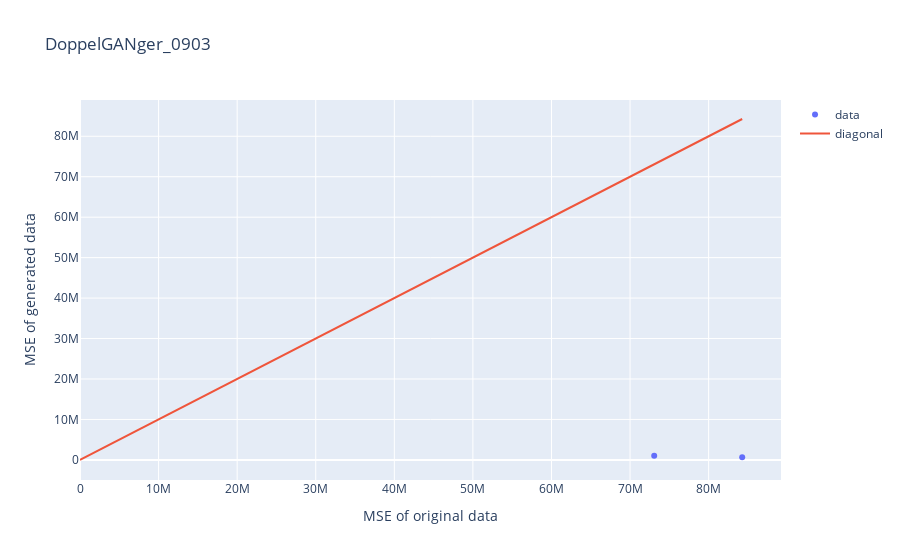

The notebook cell saved with this chart:
### Code cell
Scatter_TSTS_TRTR(com_t)

### Figure 1 — Plotly figure (JSON) as saved in the notebook; plotly's stock layout.template omitted (floating-point values rounded to 4 significant figures)
{"data": [{"mode": "markers", "name": "data", "text": ["LR", "KNR1"], "type": "scatter", "x": [73070000.0, 84270000.0], "y": [1019000.0, 657200.0]}, {"mode": "lines", "name": "diagonal", "type": "scatter", "x": [0, 84270000.0], "y": [0, 84270000.0]}], "layout": {"title": {"text": "DoppelGANger_0903"}, "xaxis": {"title": {"text": "MSE of original data"}}, "yaxis": {"title": {"text": "MSE of generated data"}}}}
